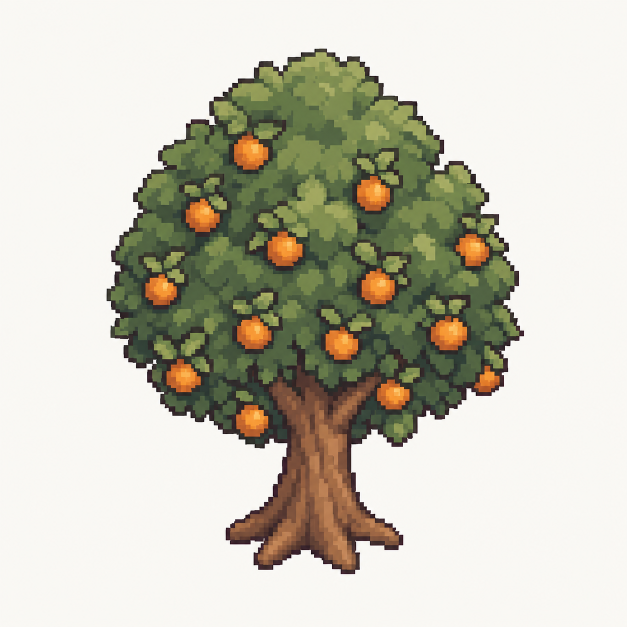
#> input picture preview/assets/character-redraw/orange-tree-pixel-proportional-concept.png, 1254 x 1254 px (shown at 1/2 size)
$ python build_orange_tree_pixel.py
#> lines starting #> are read from the running program, lines starting #| are printed output that depends on the picture; after the words box and inside, x2 and y2 are one past the last pixel; in counts of white or black regions, pixels touching at a corner belong together
#!/usr/bin/env python3
"""Cut out the approved pixel-art concept; keep the previous tree assets intact."""
from pathlib import Path
from PIL import Image, ImageDraw
root=Path(__file__).resolve().parents[1]
image=Image.open(root/'preview/assets/character-redraw/orange-tree-pixel-proportional-concept.png').convert('RGB')
#> image is the input picture: PIL image 1254x1254 RGB; mean R, G, B 200.3, 197.9, 183.2
mask=Image.new('L',image.size)
#> mask: PIL image 1254x1254 L; every value is 0
mask.putdata([255 if min(p)>220 and max(p)-min(p)<14 else 0 for p in image.getdata()])
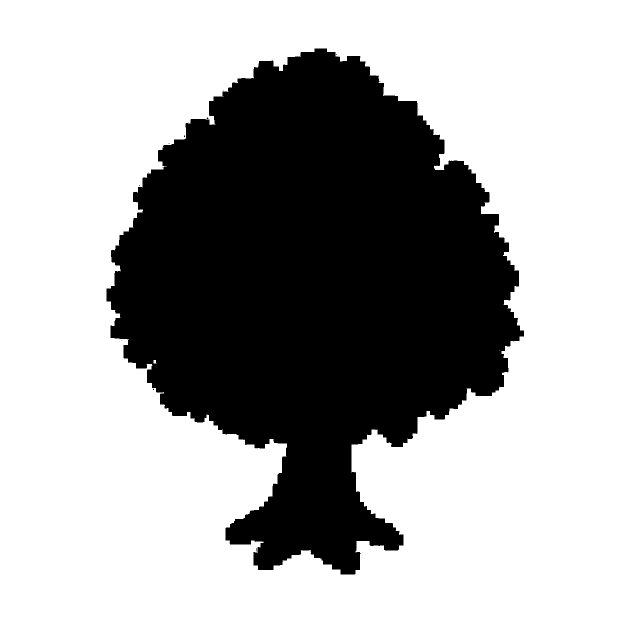
#> mask: PIL image 1254x1254 L (shown at 1/2 size); 66.4% white; 19 black regions (18 under 20 px), largest, box (x1, y1, x2, y2) and area: (213, 97, 1048, 1149) 529057
ImageDraw.floodfill(mask,(0,0),128,thresh=0)
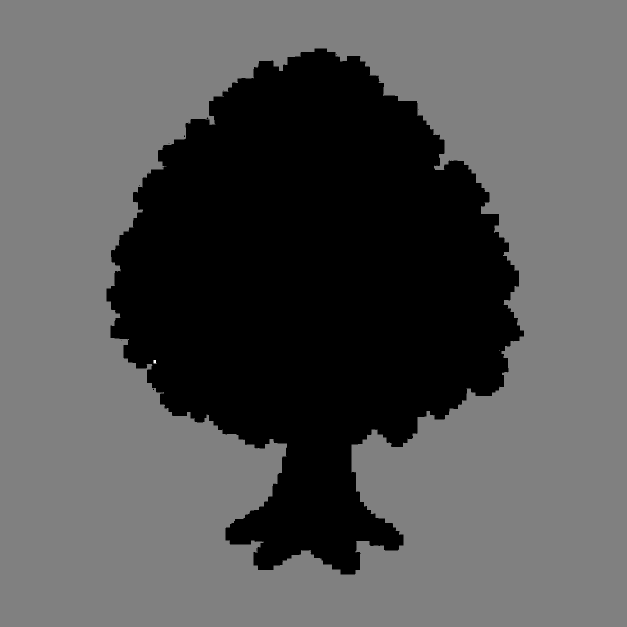
#> mask: PIL image 1254x1254 L (shown at 1/2 size); min 0, max 255, mean 84.9
alpha=mask.point(lambda v:0 if v==128 else 255)
#> alpha: PIL image 1254x1254 L; 33.6% white; 19 white regions (18 under 20 px), largest, box (x1, y1, x2, y2) and area: (213, 97, 1048, 1149) 529098
image.putalpha(alpha);image=image.crop(alpha.getbbox());image.thumbnail((504,482),Image.Resampling.LANCZOS)
#> after `image = image.crop(alpha.getbbox())`:
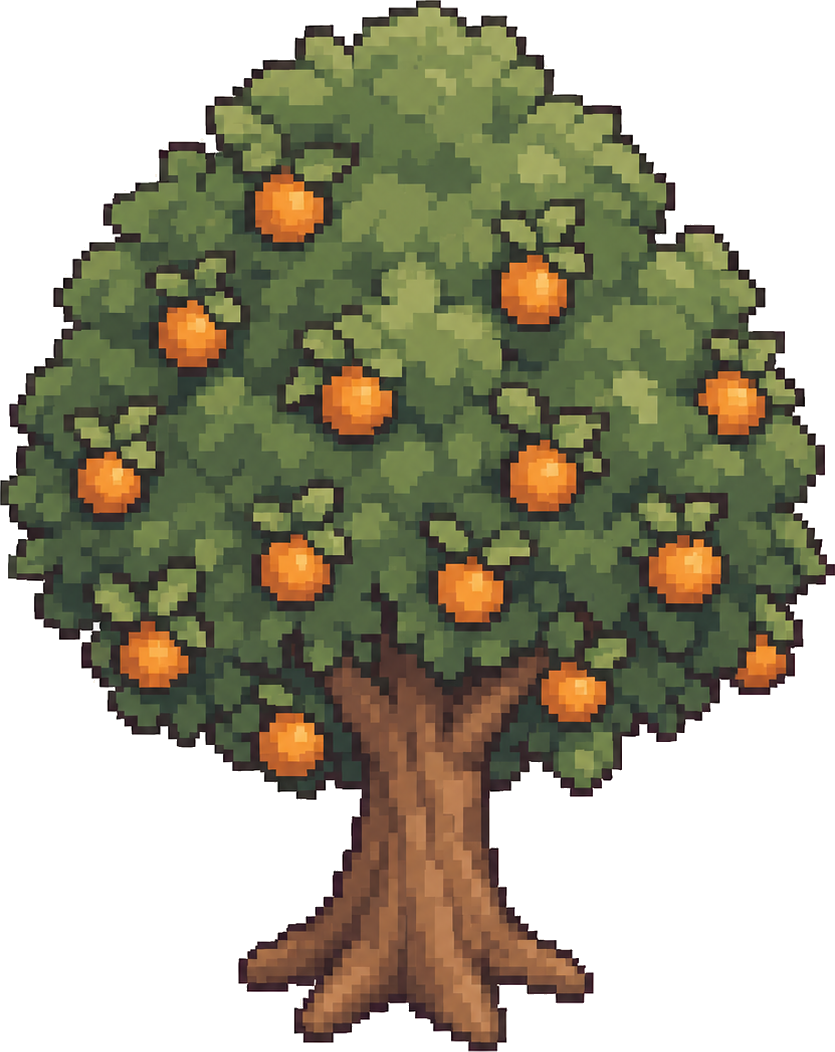
#> image: PIL image 835x1052 RGBA; mean R, G, B, A 161.8, 158.6, 135.5, 153.6; transparent parts drawn white
out=Image.new('RGBA',(512,490));out.alpha_composite(image,((512-image.width)//2,490-image.height))
#> after `out = Image.new('RGBA', (512, 490))`: out: PIL image 512x490 RGBA; every value is 0
#> after `out.alpha_composite(image, ((512 - image.width) // 2, 490 - image.heig`:
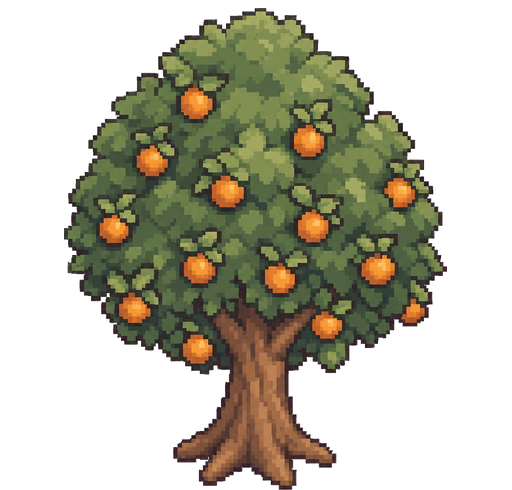
#> out: PIL image 512x490 RGBA; mean R, G, B, A 47.9, 45.8, 30, 113; transparent parts drawn white
# Center the two lower root tips around the ground anchor, including mirrored views.
row=480; alpha=out.getchannel('A');xs=[x for x in range(512) if alpha.getpixel((x,row))>0]
#> after `alpha = out.getchannel('A')`:
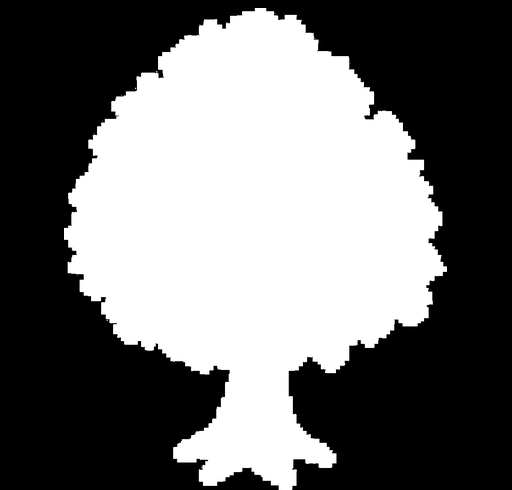
#> alpha: PIL image 512x490 L; min 0, max 255, mean 113
#> after `xs = [x for x in range(512) if alpha.getpixel((x, row)) > 0]`: xs = 67 values from 196 to 298
shift=256-round((min(xs)+max(xs))/2)
#> shift = 9
anchored=Image.new('RGBA',out.size);anchored.alpha_composite(out,(shift,0));out=anchored
#> after `anchored.alpha_composite(out, (shift, 0))`:
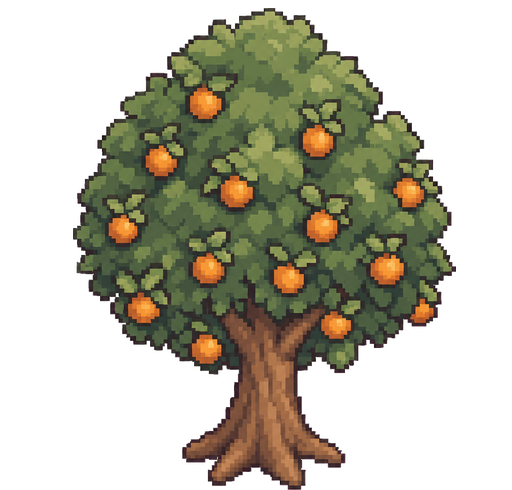
#> anchored: PIL image 512x490 RGBA; mean R, G, B, A 47.9, 45.8, 30, 113; transparent parts drawn white
for path in [root/'preview/assets/orange-tree-pixel.png',root/'app/src/main/res/drawable-nodpi/orange_tree_pixel.png']:
    out.save(path,optimize=True)
